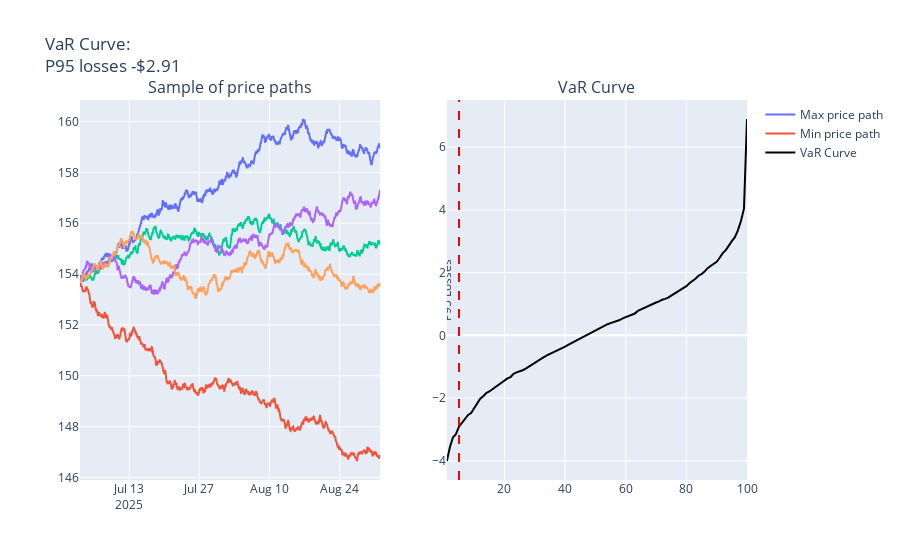

The notebook cell this image was saved under:
### Markdown cell above
GBM

### Code cell
price_path = processes.gbm_price_path(24*60,1_000)
produce_var_results(price_path,df)

### Figure 1 — Plotly figure (JSON) as saved in the notebook; plotly's stock layout.template omitted (floating-point values rounded to 4 significant figures; data arrays with more than 128 entries replaced by an {"elided": "..."} marker saying what was removed)
{"data": [{"name": "Max price path", "type": "scatter", "x": {"elided": "1441 str values"}, "xaxis": "x", "y": {"elided": "1441 float values"}, "yaxis": "y"}, {"name": "Min price path", "type": "scatter", "x": {"elided": "1441 str values"}, "xaxis": "x", "y": {"elided": "1441 float values"}, "yaxis": "y"}, {"showlegend": false, "type": "scatter", "x": {"elided": "1441 str values"}, "xaxis": "x", "y": {"elided": "1441 float values"}, "yaxis": "y"}, {"showlegend": false, "type": "scatter", "x": {"elided": "1441 str values"}, "xaxis": "x", "y": {"elided": "1441 float values"}, "yaxis": "y"}, {"showlegend": false, "type": "scatter", "x": {"elided": "1441 str values"}, "xaxis": "x", "y": {"elided": "1441 float values"}, "yaxis": "y"}, {"line": {"color": "black"}, "mode": "lines", "name": "VaR Curve", "type": "scatter", "x": [1, 2, 3, 4, 5, 6, 7, 8, 9, 10, 11, 12, 13, 14, 15, 16, 17, 18, 19, 20, 21, 22, 23, 24, 25, 26, 27, 28, 29, 30, 31, 32, 33, 34, 35, 36, 37, 38, 39, 40, 41, 42, 43, 44, 45, 46, 47, 48, 49, 50, 51, 52, 53, 54, 55, 56, 57, 58, 59, 60, 61, 62, 63, 64, 65, 66, 67, 68, 69, 70, 71, 72, 73, 74, 75, 76, 77, 78, 79, 80, 81, 82, 83, 84, 85, 86, 87, 88, 89, 90, 91, 92, 93, 94, 95, 96, 97, 98, 99, 100], "xaxis": "x2", "y": [-4.006, -3.566, -3.259, -3.148, -2.913, -2.788, -2.684, -2.54, -2.477, -2.322, -2.181, -2.021, -1.942, -1.839, -1.79, -1.723, -1.634, -1.563, -1.493, -1.442, -1.374, -1.33, -1.227, -1.182, -1.15, -1.115, -1.06, -0.9951, -0.9418, -0.8674, -0.8229, -0.7639, -0.6976, -0.6371, -0.5948, -0.5453, -0.4958, -0.4524, -0.4142, -0.3594, -0.3065, -0.2563, -0.1965, -0.1551, -0.09275, -0.05409, 0.005844, 0.05017, 0.09486, 0.1403, 0.2095, 0.2523, 0.3143, 0.3544, 0.3877, 0.4162, 0.4521, 0.4887, 0.5414, 0.5813, 0.6138, 0.6516, 0.6951, 0.7773, 0.8229, 0.8714, 0.9112, 0.9587, 1.019, 1.048, 1.082, 1.137, 1.164, 1.201, 1.267, 1.325, 1.37, 1.427, 1.51, 1.57, 1.663, 1.731, 1.806, 1.901, 1.949, 2.033, 2.142, 2.211, 2.275, 2.345, 2.474, 2.622, 2.718, 2.879, 3.003, 3.131, 3.349, 3.646, 4.036, 6.897], "yaxis": "y2"}], "layout": {"annotations": [{"font": {"size": 16}, "showarrow": false, "text": "Sample of price paths", "x": 0.225, "xanchor": "center", "xref": "paper", "y": 1, "yanchor": "bottom", "yref": "paper"}, {"font": {"size": 16}, "showarrow": false, "text": "VaR Curve", "x": 0.775, "xanchor": "center", "xref": "paper", "y": 1, "yanchor": "bottom", "yref": "paper"}], "shapes": [{"label": {"text": "P95 Losses", "textposition": "top right"}, "line": {"color": "red", "dash": "dash"}, "type": "line", "x0": 5, "x1": 5, "xref": "x2", "y0": 0, "y1": 1, "yref": "y2 domain"}], "title": {"text": "VaR Curve:<br>P95 losses -$2.91"}, "xaxis": {"anchor": "y", "domain": [0, 0.45]}, "xaxis2": {"anchor": "y2", "domain": [0.55, 1]}, "yaxis": {"anchor": "x", "domain": [0, 1]}, "yaxis2": {"anchor": "x2", "domain": [0, 1]}}}
